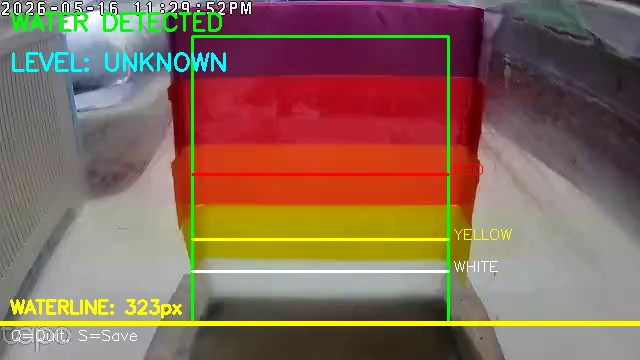
#> input picture flood_ai/water_detection_test.jpg, 640 x 360 px
$ python -i 7_sender.py   (imports and definitions only)
#> lines starting #> are read from the running program, lines starting #| are printed output that depends on the picture; after the words box and inside, x2 and y2 are one past the last pixel; in counts of white or black regions, pixels touching at a corner belong together
#> further down, picture is the input picture: shape (360, 640, 3); mean B, G, R 88.8, 106, 135.5
import cv2
import time
import threading
import requests
import csv
import os
os.environ["OPENCV_FFMPEG_CAPTURE_OPTIONS"] = "rtsp_transport;tcp"
import json
import numpy as np
from datetime import datetime, timezone

_DIR = os.path.dirname(os.path.abspath(__file__))

# [2 lines not run here, left out]

# [1 line that did not run here, left out]
# [1 line that did not run here, left out]
# [1 line that did not run here, left out]
# [1 line that did not run here, left out]

MARKER_RANGES = {
  "white":    ([0,   0,   200], [180, 29,  255]),
  "yellow":   ([20,  100, 80],  [35,  255, 255]),
  "orange":   ([10,  100, 80],  [20,  255, 255]),
  "red_low":  ([0,   100, 80],  [10,  255, 255]),
  "red_high": ([165, 100, 80],  [180, 255, 255]),
  "purple":   ([125, 85,  85],  [160, 255, 255]),
}

WATER_RANGE = ([0, 0, 30], [180, 80, 180])

FLOOD_BASELINE = 2.135  # Current raw reading when dry, subtracted to make 0.0m = no water

FLOOD_THRESHOLDS = [
    (0.0,  3.1,  "NORMAL"),
    (3.1,  4.1,  "MONITOR"),
    (4.1,  5.1,  "ALERT"),
    (5.1,  6.1,  "EVACUATION"),
    (6.1,  99.0, "CRITICAL"),
]

def classify(water_level_m):
    for low, high, level in FLOOD_THRESHOLDS:
        if low <= water_level_m < high:
            return level
    return "CRITICAL"

def detect_waterline(frame):
    with open(os.path.join(_DIR, "calibration.json")) as f:
#> (reads flood_ai/calibration.json from the repository)
        _cal = json.load(f)
    BASELINE_PIXEL_Y = _cal["baseline_pixel_y"]
    BASELINE_METERS  = _cal["baseline_meters"]
    PX_PER_METER     = _cal["px_per_meter"]

    hsv  = cv2.cvtColor(frame, cv2.COLOR_BGR2HSV)
#> hsv: shape (360, 640, 3); mean H, S, V 84.4, 105.1, 143.2
    h, w = frame.shape[:2]
#> h = 360; w = 640

    roi_top    = int(h * 0.10)
#> roi_top = 36
    roi_bottom = int(h * 0.90)
#> roi_bottom = 324
    roi_left   = int(w * 0.30)
#> roi_left = 192
    roi_right  = int(w * 0.70)
#> roi_right = 448

    hsv_roi = hsv[roi_top:roi_bottom, roi_left:roi_right]
#> hsv_roi: shape (288, 256, 3); mean H, S, V 79.7, 187.7, 167.4
    roi_h, roi_w = hsv_roi.shape[:2]
#> roi_h = 288; roi_w = 256

    # Detect colored markers
    combined_mask = np.zeros(hsv_roi.shape[:2], dtype=np.uint8)
    for name, (lower, upper) in MARKER_RANGES.items():
        mask = cv2.inRange(hsv_roi, np.array(lower), np.array(upper))
        combined_mask = cv2.bitwise_or(combined_mask, mask)
#> this loop made 6 passes
#> pass 1, in detect_waterline, `mask = cv2.inRange(hsv_roi, np.array(lower), np.array(upper))`:
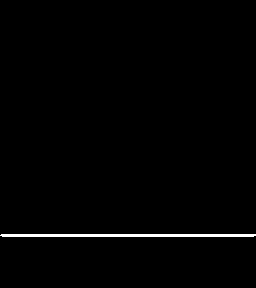
#> mask: shape (288, 256); 1% white; 1 white region, box (x1, y1, x2, y2) and area: (0, 234, 256, 237) 763
#> pass 2, in detect_waterline, `mask = cv2.inRange(hsv_roi, np.array(lower), np.array(upper))`:
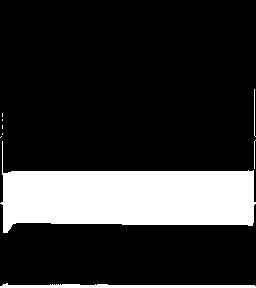
#> mask: shape (288, 256); 19.5% white; 9 white regions (5 under 20 px), largest, box (x1, y1, x2, y2) and area: (0, 141, 256, 233) 13504, (0, 283, 256, 288) 808, (254, 89, 256, 137) 48, (254, 140, 256, 169) 29
#> pass 2, in detect_waterline, `combined_mask = cv2.bitwise_or(combined_mask, mask)`:
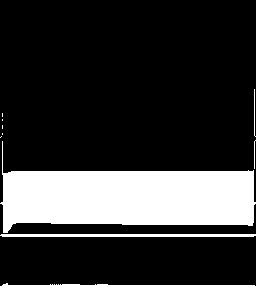
#> combined_mask: shape (288, 256); 20.6% white; 10 white regions (5 under 20 px), largest, box (x1, y1, x2, y2) and area: (0, 141, 256, 233) 13504, (0, 283, 256, 288) 808, (0, 234, 256, 237) 763, (254, 89, 256, 137) 48, (254, 140, 256, 169) 29
#> pass 3, in detect_waterline, `mask = cv2.inRange(hsv_roi, np.array(lower), np.array(upper))`:
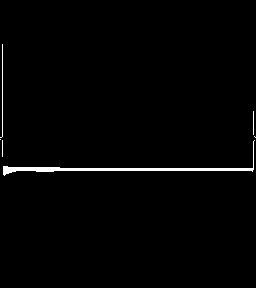
#> mask: shape (288, 256); 1.4% white; 6 white regions (3 under 20 px), largest, box (x1, y1, x2, y2) and area: (3, 140, 255, 176) 893, (0, 44, 3, 138) 95, (253, 111, 254, 135) 24
#> after the loop:
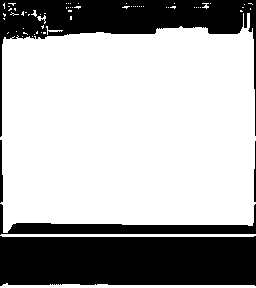
#> combined_mask: shape (288, 256); 68.1% white; 5 black regions, box (x1, y1, x2, y2) and area: (0, 236, 256, 286) 12252, (0, 0, 256, 137) 8493, (0, 204, 256, 235) 2492, (0, 140, 3, 203) 152, (254, 141, 256, 202) 94

    kernel = np.ones((5, 5), np.uint8)
    combined_mask = cv2.morphologyEx(combined_mask, cv2.MORPH_CLOSE, kernel)
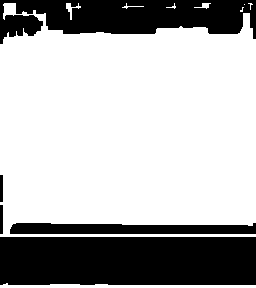
#> combined_mask: shape (288, 256); 69.6% white; 5 black regions

    contours, _ = cv2.findContours(combined_mask, cv2.RETR_EXTERNAL, cv2.CHAIN_APPROX_SIMPLE)
#> contours = 9 contours, 5 with area under 20; largest, box (x1, y1, x2, y2) and area: (0, 3, 256, 237) 49526, (0, 283, 256, 288) 560, (66, 3, 81, 20) 46, (194, 3, 211, 9) 26

    waterline_y = None
    if contours:
        min_area = roi_h * roi_w * 0.01
#> min_area = 737.3
        significant = [c for c in contours if cv2.contourArea(c) > min_area]
#> significant = 1 contour; box (x1, y1, x2, y2) and area: (0, 3, 256, 237) 49526

        if significant:
            lowest_bottom_y = 0
            for c in significant:
                x, y, bw, bh = cv2.boundingRect(c)
                bottom_y = y + bh
                if bottom_y > lowest_bottom_y:
                    lowest_bottom_y = bottom_y
#> this loop made 1 pass
#> (x, y, bw, bh, bottom_y, lowest_bottom_y) on pass 1: (0, 3, 256, 234, 237, 237)
#> after the loop, lowest_bottom_y = 237
            waterline_y = roi_top + lowest_bottom_y
#> waterline_y = 273

    if waterline_y is None:
        return {"success": False, "reason": "No markers detected"}

    confidence = 0.88

    if "points" in _cal and len(_cal["points"]) >= 2:
        pts = sorted(_cal["points"], key=lambda p: p["px"])
        xp = [p["px"] for p in pts]
        fp = [p["m"] for p in pts]
        if waterline_y < xp[0]:
            slope = (fp[1] - fp[0]) / (xp[1] - xp[0])
            val = fp[0] + slope * (waterline_y - xp[0])
        elif waterline_y > xp[-1]:
            slope = (fp[-1] - fp[-2]) / (xp[-1] - xp[-2])
            val = fp[-1] + slope * (waterline_y - xp[-1])
        else:
            val = float(np.interp(waterline_y, xp, fp))
#> val = 3.29
        water_level_m = round(val, 3)
#> water_level_m = 3.29
    else:
        pixel_delta   = BASELINE_PIXEL_Y - waterline_y
        water_level_raw = BASELINE_METERS + (pixel_delta / PX_PER_METER)
        water_level_m = max(0.0, round(water_level_raw - FLOOD_BASELINE, 3))

    flood_level = classify(water_level_m)
#> flood_level = 'MONITOR'

    return {
        "success":           True,
        "water_level_m":     water_level_m,
        "flood_level":       flood_level,
        "waterline_pixel_y": waterline_y,
        "confidence":        round(confidence, 3),
        "roi": {
            "top":    roi_top,
            "bottom": roi_bottom,
            "left":   roi_left,
            "right":  roi_right,
        },
    }

API_URL      = os.environ.get('BACKEND_URL', 'http://localhost:5001')
CAMERA_CODE  = os.environ.get('CAMERA_CODE', 'CAM-LUMBAN-01')
CAMERA_API_KEY = os.environ.get('CAMERA_API_KEY', 'Admin@1234')
INTERVAL     = int(os.environ.get('INTERVAL', '2'))
RTSP_URL_ENV = os.environ.get('RTSP_URL', '')

if RTSP_URL_ENV:
    RTSP_URL = RTSP_URL_ENV
EMAIL        = "mdrrmo@lumban.gov.ph"
PASSWORD     = "Admin@1234"
LOG_FILE     = os.path.join(_DIR, "sender_log.csv")

# [80 lines left out: functions get_token, annotate_frame, send_snapshot, send_reading, write_log, not called in this run]

class _FrameReader:
    """Background thread that continuously drains the RTSP buffer,
    always keeping only the latest frame."""
    # [18 lines left out: functions __init__, _run, not called in this run]

    def get(self):
        with self._lock:
            return self._frame

    @property
    def opened(self):
        return self._ok

    def release(self):
        self._cap.release()


# [70 lines left out: function main, not called in this run]

# [6 lines not run here, left out]

>>> import cv2
>>> picture = cv2.imread('water_detection_test.jpg')
>>> result = detect_waterline(picture)
#> result = 6 items
